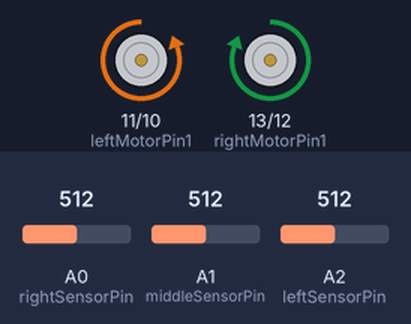
A sketch run on a simulated Arduino Uno, built with avr-gcc and run on an emulated ATmega328P. On the bench: motor-driver pin pairs drawn as motors (green arrow = first pin HIGH = forward, orange = second pin HIGH = backward, longer = more drive). Inputs (shaded band) come from the test bench; at power-on: A2 (leftSensorPin) = 512, A0 (rightSensorPin) = 512, A1 (middleSensorPin) = 512.

Above: at 1.2 s.
1.3 s: A2 (leftSensorPin) set to 483
At 2.5 s:
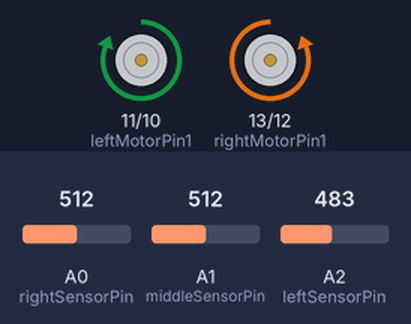
2.8 s: A0 (rightSensorPin) set to 486
At 3.7 s:
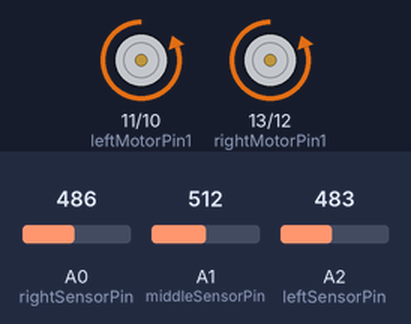
4.3 s: A1 (middleSensorPin) set to 735
5.8 s: A1 (middleSensorPin) set to 767
At 7.0 s:
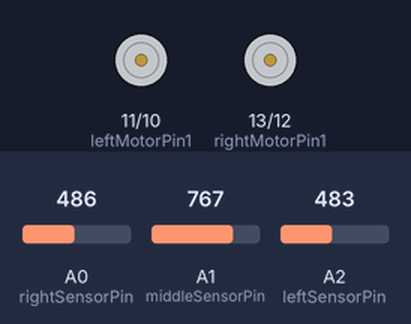
7.3 s: A1 (middleSensorPin) set to 740
At 8.3 s:
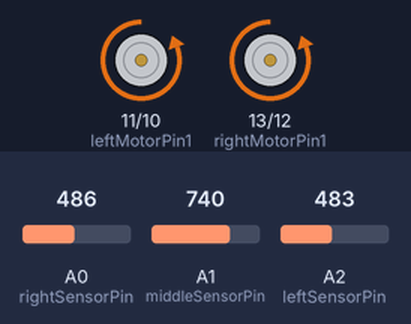
8.8 s: A1 (middleSensorPin) set to 760
At 9.4 s:
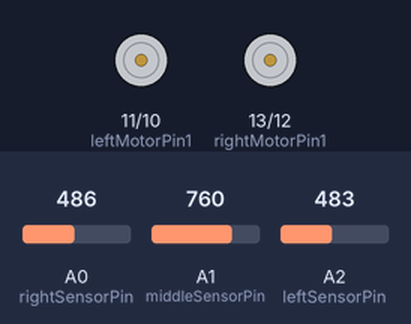
Timing chart, 0 to 11.3 s (numbered marks = the images above; inputs shaded):
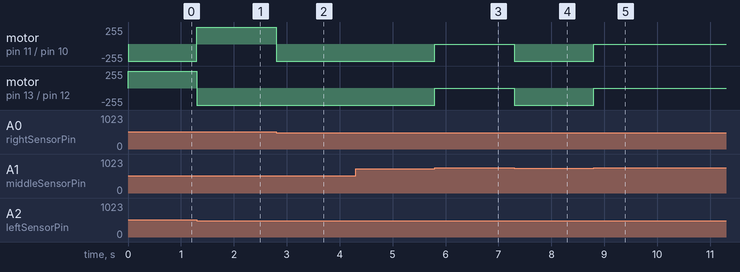

The sketch:

flame_follower.ino
```cpp
// Define the pins for the IR sensors
#define leftSensorPin A2
#define middleSensorPin A1
#define rightSensorPin A0

// Define the pins for the motor driver
#define leftMotorPin1 11
#define leftMotorPin2 10
#define rightMotorPin1 13
#define rightMotorPin2 12
#define fanMotorPin 9
// Define the threshold value for the IR sensors
#define threshold 500

void setup() {
  // Set the motor driver pins as output
  pinMode(leftMotorPin1, OUTPUT);
  pinMode(leftMotorPin2, OUTPUT);
  pinMode(rightMotorPin1, OUTPUT);
  pinMode(rightMotorPin2, OUTPUT);
}

void loop() {
  // Read the sensor values
  int leftSensorValue = analogRead(leftSensorPin);
  int middleSensorValue = analogRead(middleSensorPin);
  int rightSensorValue = analogRead(rightSensorPin);

  if(middleSensorValue > 750){
    digitalWrite(leftMotorPin1, LOW);
    digitalWrite(leftMotorPin2, LOW);
    digitalWrite(rightMotorPin1, LOW);
    digitalWrite(rightMotorPin2, LOW);
    digitalWrite(fanMotorPin, HIGH);
  }
  // Check which sensor has the highest reading
  else if (leftSensorValue > threshold) {
    // Turn left
    digitalWrite(leftMotorPin1, LOW);
    digitalWrite(leftMotorPin2, HIGH);
    digitalWrite(rightMotorPin1, HIGH);
    digitalWrite(rightMotorPin2, LOW);
  } else if (rightSensorValue > threshold) {
    // Turn right
    digitalWrite(leftMotorPin1, HIGH);
    digitalWrite(leftMotorPin2, LOW);
    digitalWrite(rightMotorPin1, LOW);
    digitalWrite(rightMotorPin2, HIGH);
  } else{
    // Go straight
    digitalWrite(leftMotorPin1, LOW);
    digitalWrite(leftMotorPin2, HIGH);
    digitalWrite(rightMotorPin1, LOW);
    digitalWrite(rightMotorPin2, HIGH);
  }
}
```

Measured:
- the behaviour switches between 501 and 500 on A2 (leftSensorPin) (found by bisection; images 0 and 1)
- the behaviour switches between 501 and 500 on A0 (rightSensorPin) (found by bisection; images 1 and 2)
- the behaviour switches between 750 and 751 on A1 (middleSensorPin) (found by bisection; images 2 and 3)
- after the input at 1.3 s, motor on pin 11 (leftMotorPin1) / pin 10 (leftMotorPin2): backward 255/255 → forward 255/255 at once; motor on pin 13 (rightMotorPin1) / pin 12 (rightMotorPin2): forward 255/255 → backward 255/255 at once
- after the input at 2.8 s, motor on pin 11 (leftMotorPin1) / pin 10 (leftMotorPin2): forward 255/255 → backward 255/255 at once
- after the input at 4.3 s, every drawn part: stays the same
- after the input at 5.8 s, motor on pin 11 (leftMotorPin1) / pin 10 (leftMotorPin2), motor on pin 13 (rightMotorPin1) / pin 12 (rightMotorPin2): backward 255/255 → stopped at once
- after the input at 7.3 s, motor on pin 11 (leftMotorPin1) / pin 10 (leftMotorPin2), motor on pin 13 (rightMotorPin1) / pin 12 (rightMotorPin2): stopped → backward 255/255 at once
- after the input at 8.8 s, motor on pin 11 (leftMotorPin1) / pin 10 (leftMotorPin2), motor on pin 13 (rightMotorPin1) / pin 12 (rightMotorPin2): backward 255/255 → stopped at once
